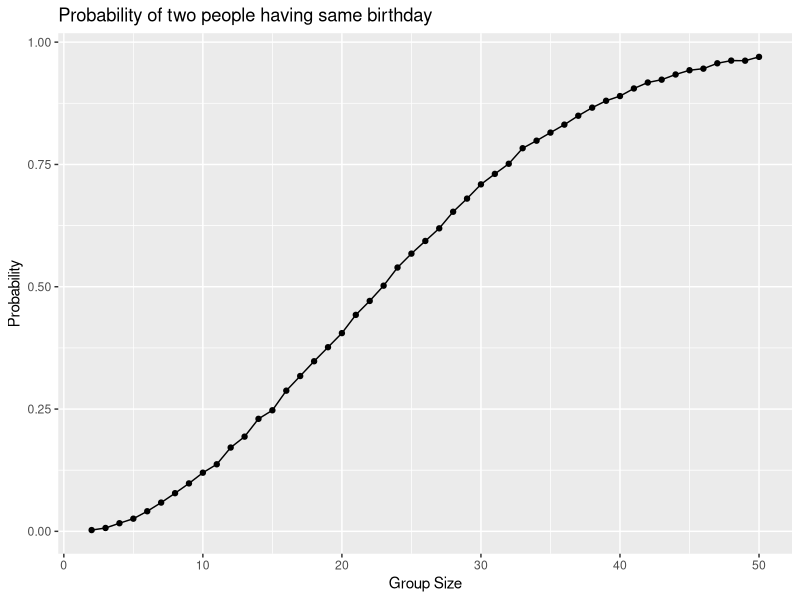

Recreate this plot in R. (Note: a time limit stopped this script after it produced the figure.)
## ---- chunk 1
library(tidyverse)
set.seed(1030)
## ---- chunk 2
birthday_sim = function(n_room){
  birthday = sample(1:365,n_room,replace = TRUE)
  repeated_birthday = length(unique(birthday)) < n_room
  return(repeated_birthday)
}
## ---- chunk 3
birthday_sim_results =
  expand_grid(
    group_size = 2:50,
    iter = 1:10000
  ) %>% 
  mutate(
    result = map_lgl(group_size,birthday_sim)
  ) %>% 
  group_by(
    group_size
  ) %>% 
  summarize(
    prob_repeat = mean(result)
  )
birthday_sim_results
## ---- chunk 4
birthday_sim_results %>% 
  ggplot(aes(x = group_size,y = prob_repeat)) +
  geom_point() +
  geom_line() +
  labs(
    title = "Probability of two people having same birthday",
    x = "Group Size",
    y = "Probability"
  )
## ---- chunk 5
sim_ttest = function(n = 30, mu = 0, sigma = 5) {
  
  sim_data = tibble(
    x = rnorm(n, mean = mu, sd = sigma)
    )
  
  ttest_result = t.test(sim_data$x,mu = 0) %>% 
    broom::tidy()
  
  sim_data %>% 
  summarize(
    mu_hat = ttest_result$estimate,
    p_value = ttest_result$p.value
  )
}
## ---- chunk 6
sim_results_df = 
  expand_grid(
    true_mu = 0:6,
    iter = 1:5000
  ) %>% 
  mutate(
    ttest_result = map(true_mu, ~sim_ttest(n = 30,mu = .x,sigma = 5))
  ) %>% 
  unnest(ttest_result) %>% 
  mutate(
    rejected = p_value < 0.05
  )
sim_results_df
## ---- chunk 7
power_results = 
  sim_results_df %>% 
  group_by(true_mu) %>% 
  summarize(
    power = mean(rejected),
    avg_mu_hat = mean(mu_hat)
  )
power_results
## ---- chunk 8
plot1 =
  power_results %>% 
  ggplot(aes(x = true_mu,y = power)) +
  geom_point() +
  geom_line() +
  labs(
    title = "Power vs Effect Size",
    x = "True μ",
    y = "Power") +
  scale_y_continuous(limits = c(0, 1), breaks = seq(0, 1, 0.1))
plot1
## ---- chunk 9
plot2 =
  sim_results_df %>% 
  group_by(true_mu) %>% 
  summarize(
    avg_mu_hat_all = mean(mu_hat),
    avg_mu_hat_rejected = mean(mu_hat[rejected]),
    .groups = "drop"
  ) %>% 
  ggplot(aes(x = true_mu)) +
    geom_point(aes(y = avg_mu_hat_all,color = "All Samples")) +
    geom_line(aes(y = avg_mu_hat_all, color = "All Samples")) +
    geom_point(aes(y = avg_mu_hat_rejected,color = "Rejected Only")) +
    geom_line(aes(y = avg_mu_hat_rejected, color = "Rejected Only")) +
  labs(
    title = "Average Estimated μ vs True μ",
    x = "True μ",
    y = "Average Estimated μ",
    colour = ""
  )
plot2
## ---- chunk 10
